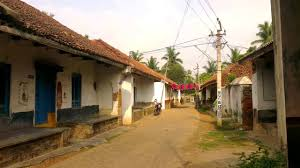
#> input picture villageRoad.jpg, 300 x 168 px
$ python pencilSketch.py   (older library calls are emulated)
#> lines starting #> are read from the running program, lines starting #| are printed output that depends on the picture
import numpy as np
import cv2

highThresh = 0.4
lowThresh = 0.1
imgFileLst = ['./villageRoad.jpg']  # Ensure the path is correct

def sobel(img):
    '''
    Detects edges using sobel kernel
    '''
    opImgx = cv2.Sobel(img, cv2.CV_8U, 0, 1, ksize=3)  # detects horizontal edges
    opImgy = cv2.Sobel(img, cv2.CV_8U, 1, 0, ksize=3)  # detects vertical edges
    # combine both edges
    return cv2.bitwise_or(opImgx, opImgy)  # does a bitwise OR of pixel values at each pixel

def sketch(frame):
    # Blur it to remove noise
    frame = cv2.GaussianBlur(frame, (3, 3), 0)
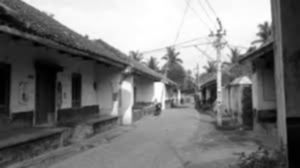
#> frame: shape (168, 300); min 0, max 255, mean 121.5

    # make a negative image
    invImg = 255 - frame
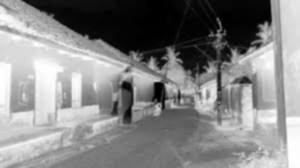
#> invImg: shape (168, 300); min 0, max 255, mean 133.5

    # Detect edges from the input image and its negative
    edgImg0 = sobel(frame)
#> in sobel, `return cv2.bitwise_or(opImgx, opImgy)`:
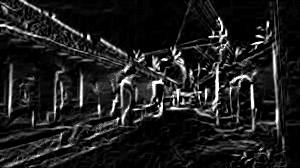
#> returned value: shape (168, 300); min 0, max 255, mean 30.2
    edgImg1 = sobel(invImg)
#> in sobel (call 2), `opImgy = cv2.Sobel(img, cv2.CV_8U, 1, 0, ksize=3)`:
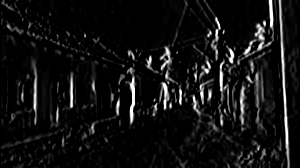
#> opImgy: shape (168, 300); min 0, max 255, mean 17.6
#> in sobel (call 2), `return cv2.bitwise_or(opImgx, opImgy)`:
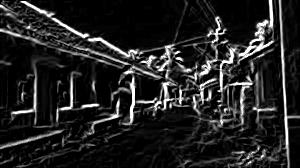
#> returned value: shape (168, 300); min 0, max 255, mean 34.7
    edgImg = cv2.addWeighted(edgImg0, 1, edgImg1, 1, 0)  # different weights can be tried too
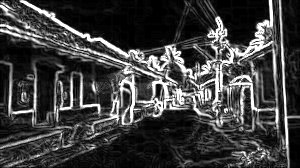
#> edgImg: shape (168, 300); min 0, max 255, mean 63

    # Invert the image back
    opImg = 255 - edgImg
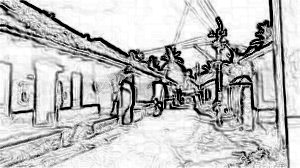
#> opImg: shape (168, 300); min 0, max 255, mean 192
    return opImg

if __name__ == '__main__':
    for imgFile in imgFileLst:
        print(f"Processing: {imgFile}")
        img = cv2.imread(imgFile, 0)  # Read the image in grayscale
        if img is None:
            print(f"Error: Could not read image file '{imgFile}'. Please check the file path.")
            continue
        opImg = sketch(img)
        cv2.imshow(imgFile, opImg)

    cv2.waitKey()
    cv2.destroyAllWindows()
